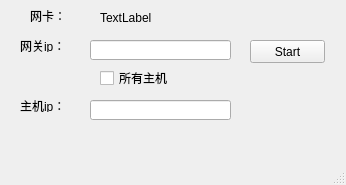
<?xml version="1.0" encoding="UTF-8"?>
<ui version="4.0">
 <class>ArpCheat</class>
 <widget class="QMainWindow" name="ArpCheat">
  <property name="geometry">
   <rect>
    <x>0</x>
    <y>0</y>
    <width>346</width>
    <height>185</height>
   </rect>
  </property>
  <property name="windowTitle">
   <string>MainWindow</string>
  </property>
  <widget class="QWidget" name="centralwidget">
   <widget class="QLabel" name="label">
    <property name="geometry">
     <rect>
      <x>30</x>
      <y>10</y>
      <width>54</width>
      <height>12</height>
     </rect>
    </property>
    <property name="text">
     <string>网卡：</string>
    </property>
   </widget>
   <widget class="QLabel" name="label_2">
    <property name="geometry">
     <rect>
      <x>100</x>
      <y>10</y>
      <width>221</width>
      <height>16</height>
     </rect>
    </property>
    <property name="text">
     <string>TextLabel</string>
    </property>
   </widget>
   <widget class="QLabel" name="label_3">
    <property name="geometry">
     <rect>
      <x>20</x>
      <y>40</y>
      <width>54</width>
      <height>12</height>
     </rect>
    </property>
    <property name="text">
     <string>网关ip：</string>
    </property>
   </widget>
   <widget class="QLineEdit" name="lineEdit">
    <property name="geometry">
     <rect>
      <x>90</x>
      <y>40</y>
      <width>141</width>
      <height>20</height>
     </rect>
    </property>
   </widget>
   <widget class="QPushButton" name="pushButton">
    <property name="geometry">
     <rect>
      <x>250</x>
      <y>40</y>
      <width>75</width>
      <height>23</height>
     </rect>
    </property>
    <property name="text">
     <string>Start</string>
    </property>
   </widget>
   <widget class="QCheckBox" name="checkBox">
    <property name="geometry">
     <rect>
      <x>100</x>
      <y>70</y>
      <width>71</width>
      <height>16</height>
     </rect>
    </property>
    <property name="text">
     <string>所有主机</string>
    </property>
   </widget>
   <widget class="QLabel" name="label_4">
    <property name="geometry">
     <rect>
      <x>20</x>
      <y>100</y>
      <width>54</width>
      <height>12</height>
     </rect>
    </property>
    <property name="text">
     <string>主机ip：</string>
    </property>
   </widget>
   <widget class="QLineEdit" name="lineEdit_2">
    <property name="geometry">
     <rect>
      <x>90</x>
      <y>100</y>
      <width>141</width>
      <height>20</height>
     </rect>
    </property>
   </widget>
  </widget>
  <widget class="QMenuBar" name="menubar">
   <property name="geometry">
    <rect>
     <x>0</x>
     <y>0</y>
     <width>346</width>
     <height>23</height>
    </rect>
   </property>
  </widget>
  <widget class="QStatusBar" name="statusbar"/>
 </widget>
 <resources/>
 <connections/>
</ui>
